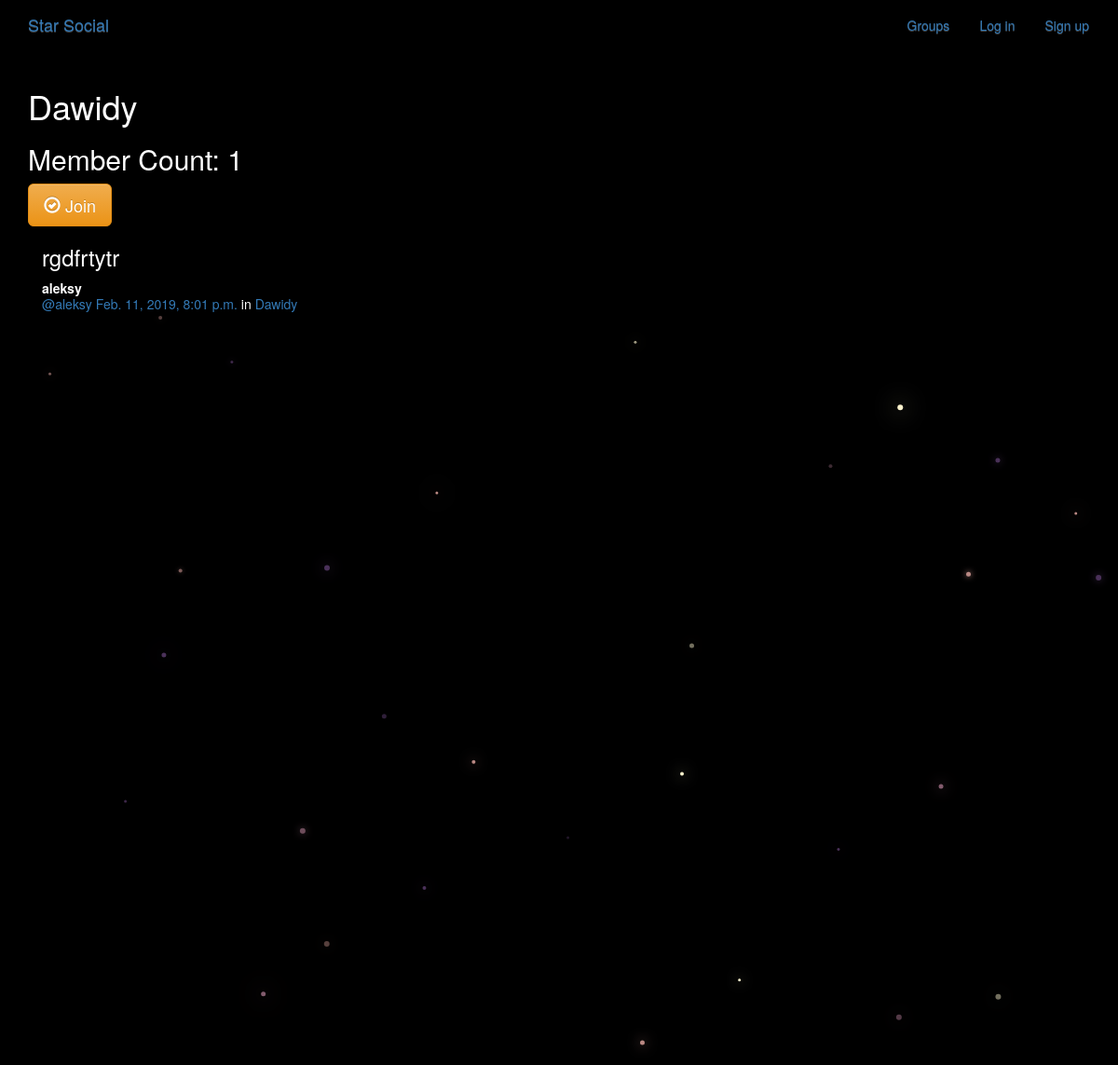
Screenshot of /groups/posts/in/dawidy/ with the database file from the repository.
### groups/models.py (models this page shows, shortened)
class Group(models.Model):
    name = models.CharField(max_length=32,unique=True)
    slug = models.SlugField(allow_unicode=True, unique=True)
    description = models.TextField(blank=True, default='')
    desription_html=models.TextField(editable=False,blank=True, default='')
    members =models.ManyToManyField(User,through="Membership")
    class Meta():
        ordering = ["name"]

### posts/models.py (models this page shows, shortened)
class Post(models.Model):
    user = models.ForeignKey(User,related_name="posts")
    created_at = models.DateTimeField(auto_now=True)
    message = models.TextField()
    message_html = models.TextField(editable=False)
    group = models.ForeignKey(Group, related_name="posts",null=True,blank=True)
    class Meta():
        ordering = ["-created_at"]
        unique_together = ["user","message"]

### groups/views.py (the view)
# urls.py: url(r"^posts/in/(?P<slug>[-\w]+)/$",views.SingleGroup.as_view(),name="single"),
class SingleGroup(generic.DetailView):
    model = Group
    def get(self, request, *args, **kwargs):
        self.object = self.get_object()
        context = self.get_context_data(object=self.object)
        print(len(Membership.objects.filter(user__pk=request.user.pk,group__slug=self.kwargs.get("pk"))))
        if len(Membership.objects.filter(user__pk=request.user.pk,group__slug=self.kwargs.get("slug")))>=1:
            return render(request,"groups/group_detail0.html",context)
        else:
            return self.render_to_response(context)

### groups/templates/groups/group_detail.html
{% extends "groups/group_base.html" %}
{% block pregroup %}
<h1>{{group.name}}</h1>
<h2> Member Count: {{group.members.count}}</h2>
  <div class="content">
				{% if user.username in group.members.all %}
					<a href="{% url 'groups:leave' slug=group.slug %}" class="btn btn-lg btn-fill btn-warning"><span class="glyphicon glyphicon-remove-circle"></span> Leave</a>
				{% else %}
					<a href="{% url 'groups:join' slug=group.slug %}" class="btn btn-lg btn-fill btn-warning"><span class="glyphicon glyphicon-ok-circle"></span> Join</a>
				{% endif %}
</div>
{% endblock %}
{% block group_content %}
<div class="col-md-8">
	{% if group.posts.count == 0 %}
	<h2>No posts in this group yet!</h2>
	{% else %}
		{% for post in group.posts.all %}
			{% include "posts/_post.html" %}
		{% endfor %}
	{% endif %}
</div>
{% endblock %}

### posts/templates/posts/_post.html (shortened to what this page needs)
<div class="post media">
	<h3>{{ post.message_html|safe }}</h3>
	<div class="media-body">
		<strong>{{ post.user.username }}</strong>
		<h5 class="media-heading">
			<span class="username"><a href="{% url 'posts:for_user' username=post.user.username %}">@{{ post.user.username }}</a></span>
			<time class="time"><a href="{% url 'posts:single' username=post.user.username pk=post.pk %}">{{ post.created_at }}</a></time>
			{% if post.group %}
			<span class="group-name">in <a href="#">{{ post.group.name }}</a></span>
			{% endif %}
		</h5>
	</div>
</div>

### static/master.css (style rules this page uses)
body { margin: 0; overflow: hidden; background-color: black; color:white; }

### rows the page displays
Group: name "Dawidy", members.count "1"
Post: message_html "rgdfrtytr", user.username "aleksy", created_at "Feb. 11, 2019, 8:01 p.m.", group.name "Dawidy"
